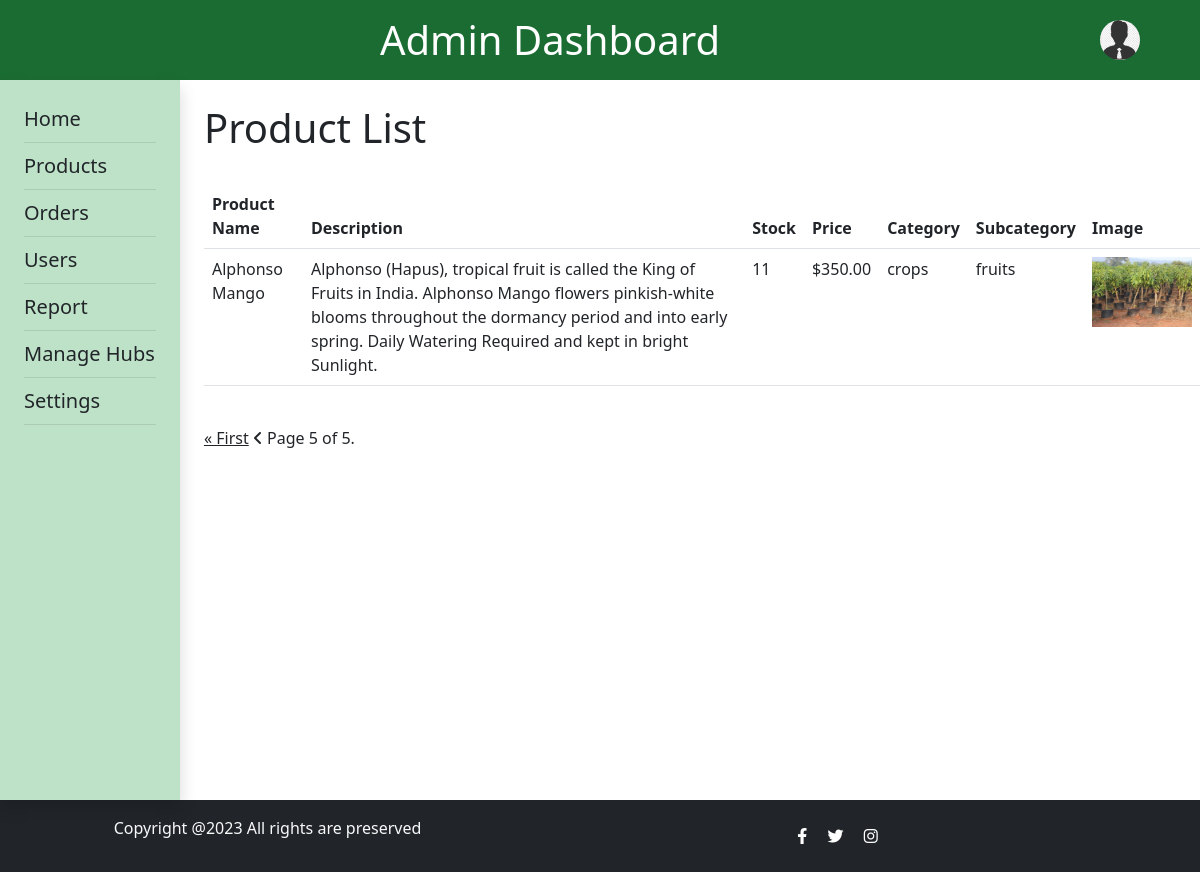
/admin_products/?page=5 (signed in), run on an earlier commit of the app's database.
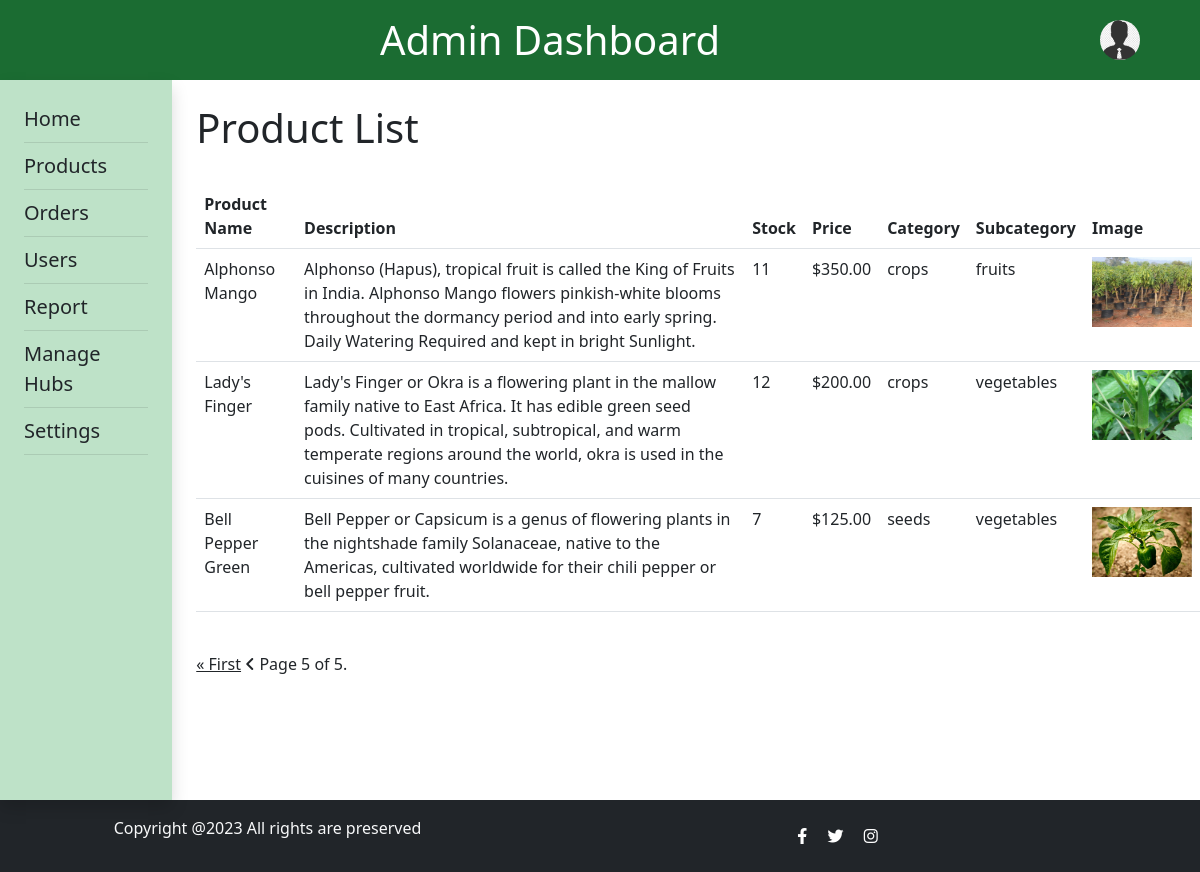
And on a later commit of the database.
### agriselect/models.py (models this page shows, shortened)
class Product(models.Model):
    class StatusChoices(models.TextChoices):
        IN_STOCK = 'in_stock', 'In Stock'
        DEACTIVATED = 'deactivated', 'Deactivated'
        OUT_OF_STOCK = 'out_of_stock', 'Out of Stock'
    class SeasonChoices(models.TextChoices):
        SPRING = 'spring', 'Spring'
        SUMMER = 'summer', 'Summer'
        AUTUMN = 'autumn', 'Autumn'
        WINTER = 'winter', 'Winter'
        MONSOON = 'monsoon', 'Monsoon'
    seller = models.ForeignKey(CustomUser, on_delete=models.CASCADE, default=None)
    product_name = models.CharField(max_length=100)
    description = models.TextField()
    stock = models.PositiveIntegerField(default=0)
    price = models.DecimalField(max_digits=10, decimal_places=2, default=0)
    product_category = models.CharField(max_length=100)
    product_subcategory = models.CharField(max_length=100)
    product_image = models.ImageField(upload_to='product_images/')
    average_rating = models.FloatField(default=0.0)
    status = models.CharField(
        max_length=20, choices=StatusChoices.choices, default=StatusChoices.IN_STOCK
    )
    season = models.ManyToManyField(
        'Season', related_name='products', blank=True
    )

### agriselect/views.py (the view)
# urls.py: path('admin_products/', views.admin_products, name='admin_products'),
@login_required(login_url='user_login')
def admin_products(request):
    products = Product.objects.all()
    paginator = Paginator(products, 5)  # Show 8 products per page
    page = request.GET.get('page')
    try:
        products = paginator.page(page)
    except PageNotAnInteger:
        products = paginator.page(1)
    except EmptyPage:
        products = paginator.page(paginator.num_pages)
    return render(request, 'admin_products.html', {'products': products})

### template/admin_products.html (shortened to what the changed rows need)
{% load static %}
<!DOCTYPE html>
<html lang="en">
<head>
    <link rel="stylesheet" href="https://cdn.jsdelivr.net/npm/bootstrap@5.3.0/dist/css/bootstrap.min.css">
    <link rel="stylesheet" href="https://cdnjs.cloudflare.com/ajax/libs/font-awesome/6.3.0/css/all.min.css">
</head>
<body>
    <header class="py-3 d-flex" style="background-color: #1b6c32 ;padding-right: 5%;">
        <div class="container text-center">
            <h1 class="mb-0 text-white">Admin Dashboard</h1>
        </div>
    </header>
    <div class="d-flex">
        <main class="ms-4 mt-4">
            <section class="content">
                <h1>Product List</h1><br>
                <table class="table">
                    <thead>
                        <tr>
                            <th>Product Name</th>
                            <th>Description</th>
                            <th>Stock</th>
                            <th>Price</th>
                            <th>Category</th>
                            <th>Subcategory</th>
                            <th>Image</th>
                        </tr>
                    </thead>
                    <tbody>
                        {% for product in products %}
                            <tr>
                                <td>{{ product.product_name }}</td>
                                <td>{{ product.description }}</td>
                                <td>{{ product.stock }}</td>
                                <td>${{ product.price }}</td>
                                <td>{{ product.product_category }}</td>
                                <td>{{ product.product_subcategory }}</td>
                                <td><img src="{{ product.product_image.url }}" alt="{{ product.product_name }}" width="100" height="70"></td>
                            </tr>
                        {% endfor %}
                    </tbody>
                </table><br>
            </section>
        </main>
    </div>
</body>
</html>

What changed in the data, as far as the page shows it:
added Product: product_name "Lady's Finger", description "Lady's Finger or Okra is a flowering plant in the mallow family native to East Africa. It has edible green seed pods. Cultivated in tropical, subtropical, and warm temperate regions around the world, okra is used in the cuisines of many countries.", stock "12", price "200.00", product_category "crops", product_subcategory "vegetables", product_image (picture)
added Product: product_name "Bell Pepper Green", description "Bell Pepper or Capsicum is a genus of flowering plants in the nightshade family Solanaceae, native to the Americas, cultivated worldwide for their chili pepper or bell pepper fruit.", stock "7", price "125.00", product_category "seeds", product_subcategory "vegetables", product_image (picture)
